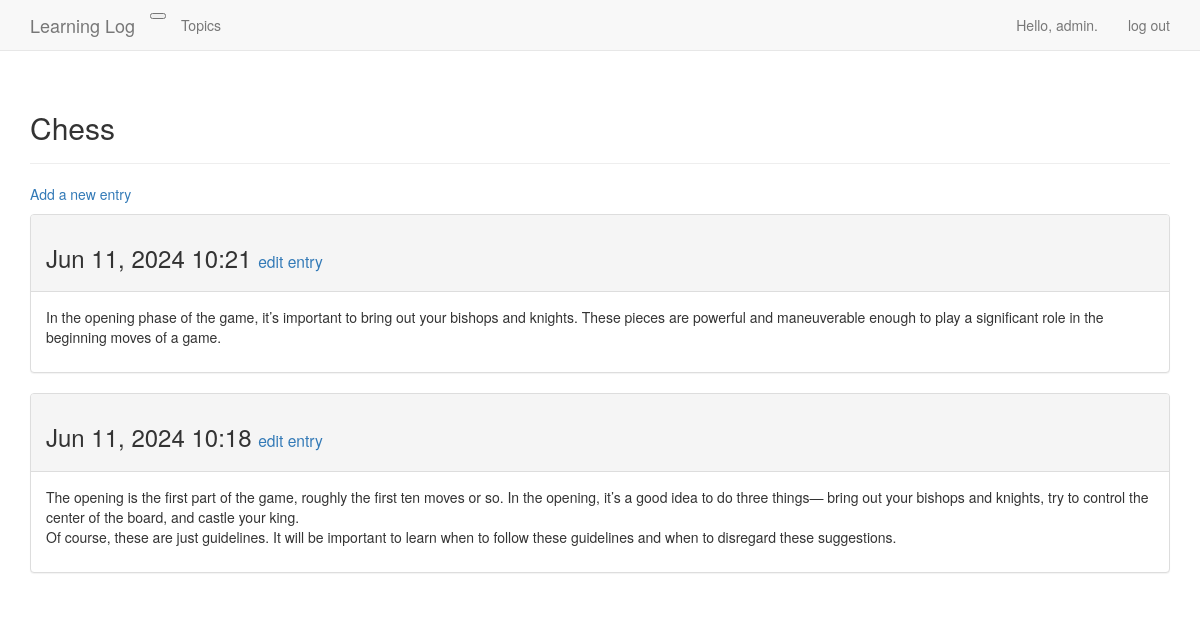
The page /topics/1/ (signed in) on the database its author committed.
### learning_logs/models.py (models this page shows, shortened)
class Topic(models.Model):
    text = models.CharField(max_length=200)
    date_added = models.DateTimeField(auto_now_add=True)
    owner = models.ForeignKey(User, on_delete=models.CASCADE)
    def __str__(self):
        return self.text

class Entry(models.Model):
    topic = models.ForeignKey(Topic, on_delete=models.CASCADE)
    text = models.TextField()
    date_added = models.DateTimeField(auto_now_add=True)
    class Meta:
        verbose_name_plural = "entries"

### learning_logs/views.py (the view)
# urls.py: path("topics/<int:topic_id>/", views.topic, name="topic"),
@login_required(login_url="/users/login/")
def topic(request, topic_id):
    topic = Topic.objects.get(id=topic_id)
    if topic.owner != request.user:
        raise Http404
    entries = topic.entry_set.order_by("-date_added")
    context = {"topic": topic, "entries": entries}
    return render(request, "learning_logs/topic.html", context)

### learning_logs/templates/learning_logs/topic.html
{% extends "learning_logs/base.html" %}
{% block header %}
  <h2>{{ topic }}</h2>
{% endblock header %}
{% block content %}
  <p>
    <a href="{% url 'new_entry' topic.id %}">Add a new entry</a>
  </p>
  {% for entry in entries %}
    <div class="panel panel-default">
      <div class="panel-heading">
        <h3>
          {{ entry.date_added|date:"M d, Y H:i" }}
          <small>
            <a href="{% url 'edit_entry' entry.id %}">edit entry</a>
          </small>
        </h3>
      </div>
      <div class="panel-body">{{ entry.text|linebreaks }}</div>
    </div>
  {% empty %}
    There are no entries yet for this topic.
  {% endfor %}
{% endblock content %}

### learning_logs/templates/learning_logs/base.html (shortened to what this page needs)
{% load bootstrap3 %}
<!DOCTYPE html>
<html lang="en">
<head>
  {% bootstrap_css %}
</head>
<body>
   <nav class="navbar navbar-default navbar-static-top">
    <div class="container">
      <div class="navbar-header">
        <button type="button" class="navbar-toggle-collapsed" data-toggle="collapse" data-target="#navbar" aria-expanded="false" aria-controls="navbar"></button>
        <a class="navbar-brand" href="{% url 'index' %}">Learning Log</a>
      </div>
      <div id="navbar" class="navbar-collapse collapse">
        <ul class="nav navbar-nav">
          <li><a href="{% url 'topics' %}">Topics</a></li>
        </ul>
        <ul class="nav navbar-nav navbar-right">
          {% if user.is_authenticated %}
            <li><a>Hello, {{ user.username }}.</a></li>
            <li><a href="{% url 'logout' %}">log out</a></li>
          {% else %}
            <li><a href="{% url 'register' %}">register</a></li>
            <li><a href="{% url 'login' %}">log in</a></li>
          {% endif %}
        </ul>
      </div>
    </div>
   </nav>
   <div class="container">
    <div class="page-header">
      {% block header %}{% endblock header %}
    </div>
    <div>
      {% block content %}{% endblock content %}
    </div>
   </div>
  </body>
</html>

### rows shown on the page
Topic: text "Chess"
Entry: date_added "Jun 11, 2024 10:21", text "In the opening phase of the game, it’s important to bring out your bishops and knights. These pieces are powerful and maneuverable enough to play a significant role in the beginning moves of a game."
Entry: date_added "Jun 11, 2024 10:18", text "The opening is the first part of the game, roughly the first ten moves or so. In the opening, it’s a good idea to do three things— bring out your bishops and knights, try to control the center of the board, and castle your king. Of course, these are just guidelines. It will be important to learn when to follow these guidelines and when to disregard these suggestions."

### other values the page prints
{{ user.username }} "admin"
